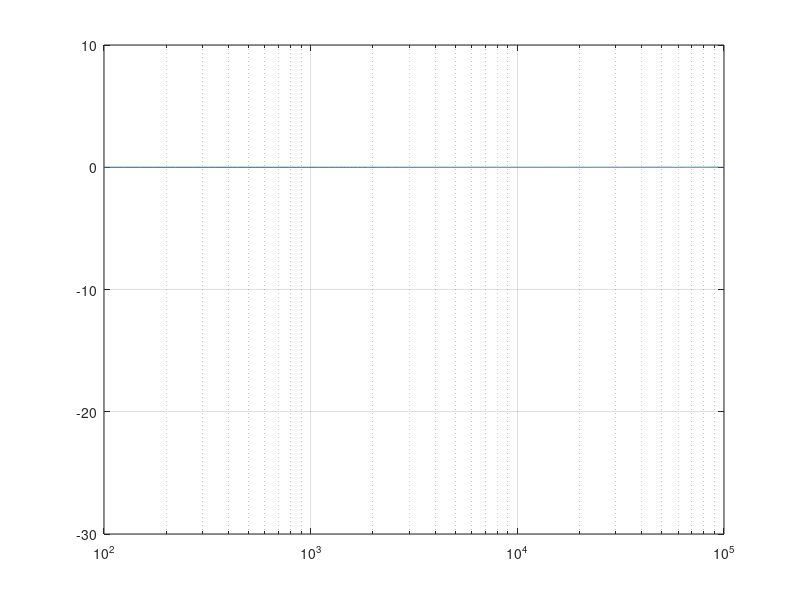
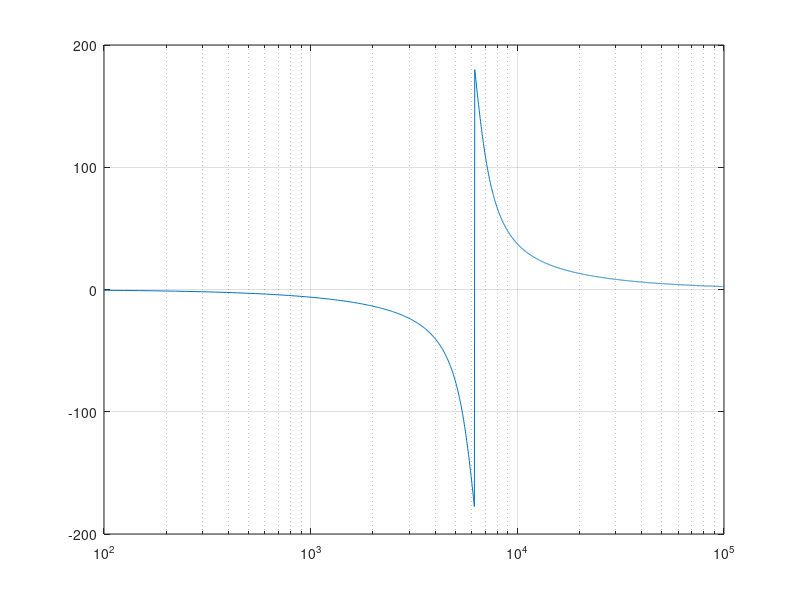

MATLAB code for these plots, in order:
% Second Order All Pass Filter
f0 = 6220; %Hz
j = sqrt(-1);
Q = 3;
K = 1;

f_start = 100; f_stop = 100000; 
step = (f_stop - f_start)/4096; 
freq = f_start:step:f_stop;

Tf = K.*(((j.*freq./f0).^2 - (1./Q).*(j.*freq./f0)+ 1)./((j.*freq./f0).^2.+(1./Q).*(j.*freq./f0)+1))
    
Ms = 20*log10(abs(Tf));
Ps = (180/pi)*angle(Tf);
semilogx(freq,Ms),grid, axis([100 100000 -30 10])
figure
semilogx(freq,Ps),grid